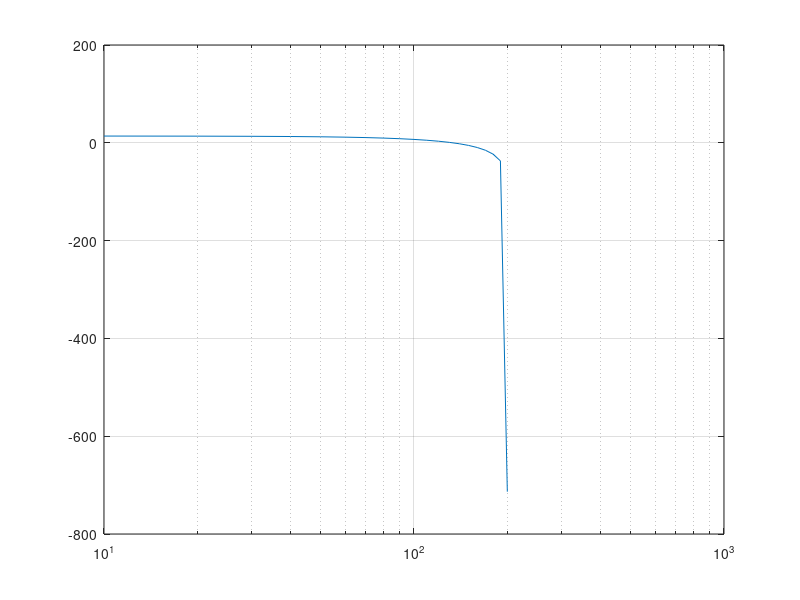
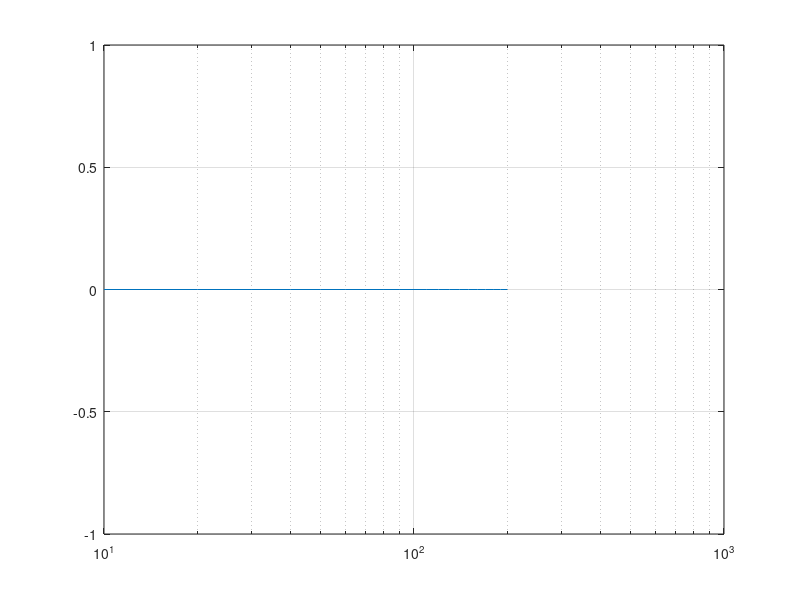

These figures' MATLAB source, in order:
%https://ccrma.stanford.edu/~jos/filters/Sine_Wave_Analysis.html
% study the book
%y(n)= x(n)+x(n-1)
B=[1,1];
A=[1];
Fs=400; % sample
f1=100; % stop freq.
f2=200; % pass
bw=f2-f1; % band width
dB=20; %stop band attenuation
N=dB*Fs/(22*bw);%filter length
f=0:10:Fs/2;
w=f*(2*pi/Fs);
[H,W]=freqz(B,A,w);
figure(1);
%freqz_plot(W,H);

semilogx(f:10:Fs/2,20*log(abs(H)));
grid on;
figure(2);
semilogx(f,angle(abs(H)))
grid on;
